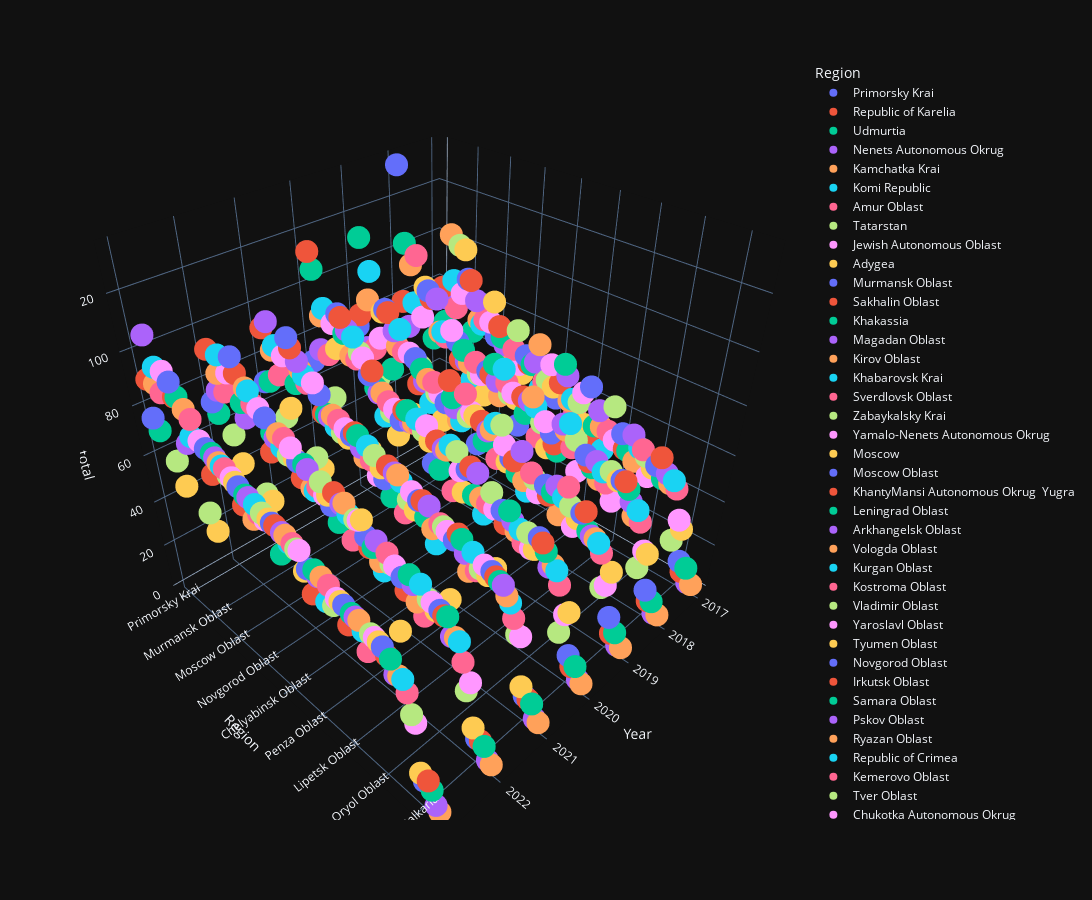

The code cell stored with this chart in its notebook:
### Code cell
fig = px.scatter_3d(
    liters_per_capita,
    x='Year',
    y='Region',
    z='total',
    color='Region',
    height=900,
    width=1200
)

fig.show()
